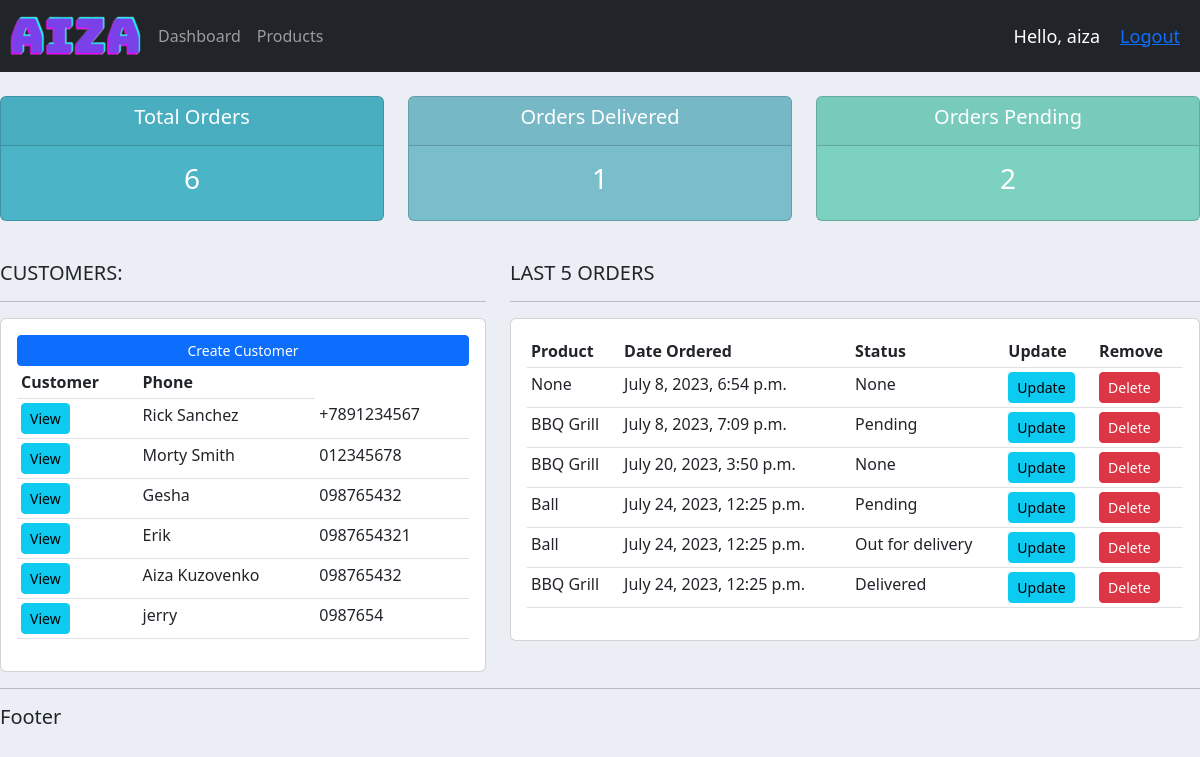
The app's page / (signed in) with its own data.
### accounts/models.py (models this page shows, shortened)
class Customer(models.Model):
    user = models.OneToOneField(User, null=True, blank=True, on_delete=models.CASCADE)
    name = models.CharField(max_length=200, null=True)
    phone = models.CharField(max_length=200, null=True)
    email = models.CharField(max_length=200, null=True)
    profile_pic = models.ImageField(default=os.path.join(settings.MEDIA_ROOT, 'profile.jpeg'), null=True, blank=True)
    date_created = models.DateTimeField(auto_now_add=True, null=True)

class Order(models.Model):
    STATUS = (
        ('Pending', 'Pending'),
        ('Out for delivery', 'Out for delivery',),
        ('Delivered', 'Delivered'),
    )
    customer = models.ForeignKey(Customer, null=True, on_delete=models.SET_NULL, blank=True)
    product = models.ForeignKey(Product, null=True, on_delete=models.SET_NULL, blank=True)
    date_created = models.DateTimeField(auto_now_add=True, null=True, blank=True)
    status = models.CharField(max_length=200, null=True, choices=STATUS, blank=True)
    note = models.CharField(max_length=1000, null=True)

class Product(models.Model):
    CATEGORY = (
        ('Indoor', 'Indoor'),
        ('Out door', 'Out door'),
    )
    name = models.CharField(max_length=200, null=True)
    price = models.FloatField(null=True)
    category = models.CharField(max_length=200, null=True, choices=CATEGORY)
    description = models.CharField(max_length=200, null=True)
    date_created = models.DateTimeField(auto_now_add=True, null=True)
    tags = models.ManyToManyField(Tag)
    def __str__(self):
        return self.name

### accounts/decorators.py (the view)
    def wrapper_function(request, *args, **kwargs):
        group = None
        if request.user.groups.exists():
            group = request.user.groups.all()[0].name
        if group == 'customer':
            return redirect('user-page')
        if group == 'admin':
            return view_func(request, *args, **kwargs)

### accounts/views.py (called while the page is built)
@login_required(login_url='login')
@admin_only
def home(request):
    orders = Order.objects.all()
    customers = Customer.objects.all()
    total_customers = customers.count()
    total_orders = orders.count()
    delivered = orders.filter(status='Delivered').count()
    pending = orders.filter(status='Pending').count()
    context = {'orders': orders, 'customers': customers, 'total_customers': total_customers,
               'total_orders': total_orders,
               'delivered': delivered, 'pending': pending}
    return render(request, 'accounts/dashboard.html', context)

### accounts/templates/accounts/dashboard.html
{% extends 'accounts/base_template.html'%}
{% block content %}
{% include 'accounts/status.html'%}
<br>
<div class="row">
    <div class="col-md-5">
        <h5>CUSTOMERS:</h5>
        <hr>
        <div class="card card-body">
            <a class="btn btn-primary btn-sm btn-block" href="">Create Customer</a>
            <table class="table table-sm">
                <tr>
                    <th>Customer</th>
                    <th>Phone</th>
                </tr>
                {% for customer in customers %}
                    <tr>
                        <td><a class="btn btn-sm btn-info" href="{% url 'customer' customer.id %}">View</a></td>
                        <td>{{customer.name}}</td>
                        <td>{{customer.phone}}</td>
                    </tr>
                {% endfor %}
            </table>
        </div>
    </div>
    <div class="col-md-7">
        <h5>LAST 5 ORDERS</h5>
        <hr>
        <div class="card card-body">
            <table class="table table-sm">
                <tr>
                    <th>Product</th>
                    <th>Date Ordered</th>
                    <th>Status</th>
                    <th>Update</th>
                    <th>Remove</th>
                </tr>
                {% for order in orders %}
                    <tr>
                        <td>{{order.product}}</td>
                        <td>{{order.date_created}}</td>
                        <td>{{order.status}}</td>
                        <td><a class="btn btn-sm btn-info" href="{% url 'update_order' order.id %}">Update</a> </td>
                        <td><a class="btn btn-sm btn-danger" href="{% url 'delete_order' order.id %}">Delete</a> </td>
                    </tr>
                {% endfor %}
            </table>
        </div>
    </div>
</div>
{% endblock %}

### accounts/templates/accounts/base_template.html (shortened to what this page needs)
{% load static%}
<!DOCTYPE html>
<html lang="en">
<head>
    <link rel="stylesheet" href="https://cdn.jsdelivr.net/npm/bootstrap@5.2.3/dist/css/bootstrap.min.css"
>
    <link rel="stylesheet" type="text/css" href="{% static '/css/main.css'%}">
</head>
<body>
    {% include 'accounts/navbar.html'%}
    {% block content %}
    {% endblock %}
    <hr>
    <h5>Footer</h5>
</body>
</html>

### accounts/templates/accounts/navbar.html (shortened to what this page needs)
{% load static %}
<nav class="navbar navbar-expand-lg navbar-dark bg-dark" xmlns="http://www.w3.org/1999/html">
  <img src="{% static 'images/logo.png' %}">
  <div class="collapse navbar-collapse" id="navbarNav">
    <ul class="navbar-nav">
      {% if request.user.is_staff %}
      <li class="nav-item active">
        <a class="nav-link" href="{% url 'home' %}">Dashboard </a>
      </li>
      <li class="nav-item">
        <a class="nav-link" href="{% url 'products' %}">Products</a>
      {% endif %}
    </ul>
  </div>
  <span class="hello-msg">Hello, {{ request.user }}</span>
  <span class="hello-msg"><a href="{% url 'logout' %}">Logout</a></span>
</nav>

### accounts/templates/accounts/status.html
<br>
<div class="row">
	<div class="col">
		<div class="col-md">
			<div class="card text-center text-white  mb-3" id="total-orders">
			  	<div class="card-header">
			  		<h5 class="card-title">Total Orders</h5>
			  	</div>
			  	<div class="card-body">
			    	<h3 class="card-title">{{total_orders}}</h3>
			  	</div>
			</div>
		</div>
	</div>
	<div class="col">
		<div class="col-md">
			<div class="card text-center text-white  mb-3" id="orders-delivered">
			  	<div class="card-header">
			  		<h5 class="card-title">Orders Delivered</h5>
			  	</div>
			  	<div class="card-body">
			    	<h3 class="card-title">{{delivered}}</h3>
			  	</div>
			</div>
		</div>
	</div>
	<div class="col">
		<div class="col-md">
			<div class="card text-center text-white  mb-3" id="orders-pending">
			  	<div class="card-header">
			  		<h5 class="card-title">Orders Pending</h5>
			  	</div>
			  	<div class="card-body">
			    	<h3 class="card-title">{{pending}}</h3>
			  	</div>
			</div>
		</div>
	</div>
</div>

### static/css/main.css (style rules this page uses)
body { background-color: #ebeff5; }
#total-orders { background-color: #4cb4c7; }
#orders-delivered { background-color: #7abecc; }
#orders-pending { background-color: #7CD1C0; }

### accounts/templates/accounts/navbar.html (style rules this page uses)
.hello-msg { font-size: 18px; color: #FFFFFF; margin-right: 20px; }

### records on screen
Customer: name "Rick Sanchez", phone "+7891234567"
Customer: name "Morty Smith", phone "012345678"
Customer: name "Gesha", phone "098765432"
Customer: name "Erik", phone "0987654321"
Customer: name "Aiza Kuzovenko", phone "098765432"
Customer: name "jerry", phone "0987654"
Order: product "None", date_created "July 8, 2023, 6:54 p.m.", status "None"
Order: product "BBQ Grill", date_created "July 8, 2023, 7:09 p.m.", status "Pending"
Order: product "BBQ Grill", date_created "July 20, 2023, 3:50 p.m.", status "None"
Order: product "Ball", date_created "July 24, 2023, 12:25 p.m.", status "Pending"
Order: product "Ball", date_created "July 24, 2023, 12:25 p.m.", status "Out for delivery"
Order: product "BBQ Grill", date_created "July 24, 2023, 12:25 p.m.", status "Delivered"

### other values on screen
{{ request.user }} "aiza"
{{ total_orders }} "6"
{{ delivered }} "1"
{{ pending }} "2"
